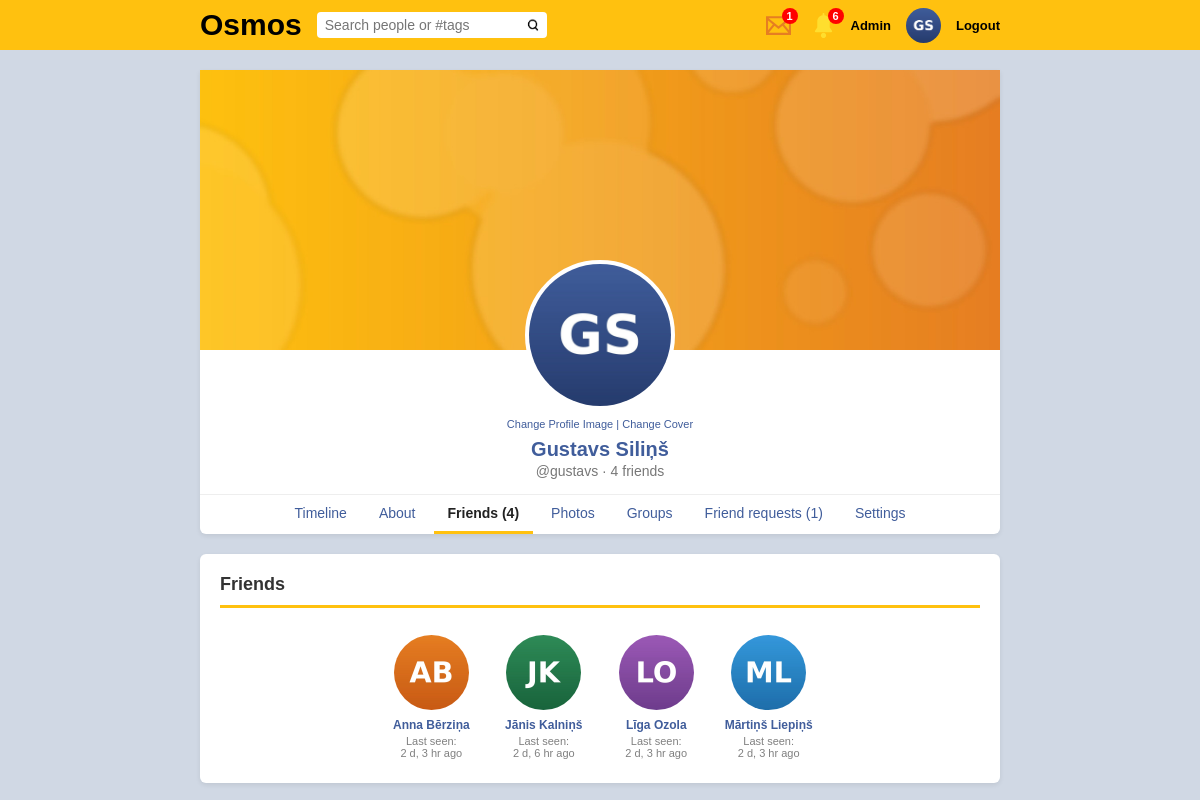
Screenshot of /profile/748617700973442/friends (signed in) with the database file from the repository.
### tables this page shows
CREATE TABLE `users` (
  `id` int(11) NOT NULL AUTO_INCREMENT,
  `userid` bigint(19) NOT NULL,
  `owner` bigint(19) NOT NULL DEFAULT 0,
  `first_name` varchar(50) NOT NULL,
  `last_name` varchar(50) NOT NULL,
  `gender` varchar(6) DEFAULT NULL,
  `type` varchar(10) NOT NULL DEFAULT 'profile',
  `group_type` varchar(8) NOT NULL DEFAULT 'public',
  `privacy` varchar(10) NOT NULL DEFAULT 'public',
  `is_admin` tinyint(1) NOT NULL DEFAULT 0,
  `blocked` tinyint(1) NOT NULL DEFAULT 0,
  `password` varchar(100) NOT NULL,
  `date` timestamp NOT NULL DEFAULT current_timestamp(),
  `profile_image` varchar(1000) DEFAULT '',
  `cover_image` varchar(1000) NOT NULL DEFAULT '',
  `about` varchar(1024) DEFAULT NULL,
  `tag_name` varchar(100) NOT NULL,
  `online` int(11) NOT NULL DEFAULT 0,
  PRIMARY KEY (`id`),
  UNIQUE KEY `userid` (`userid`),
  UNIQUE KEY `tag_name_unique` (`tag_name`),
  KEY `first_name` (`first_name`),
  KEY `last_name` (`last_name`),
  KEY `gender` (`gender`),
  KEY `date` (`date`),
  KEY `tag_name` (`tag_name`),
  KEY `type` (`type`),
  KEY `owner` (`owner`)
);

### user.php (the view, shortened to what the rows shown need)
<?php
$friend_image = avatar_url($FRIEND_ROW);
$friend_link = (($FRIEND_ROW['type'] ?? "") == "group" ? "group/" : "profile/") . $FRIEND_ROW['userid'];
$online = "Last seen: <br> Unknown";
if (isset($FRIEND_ROW['online']) && $FRIEND_ROW['online'] > 0) {
    $online_time = $FRIEND_ROW['online'];
    $current_time = time();
    if (($current_time - $online_time) < (60 * 2)) {
        $online = "<span style='color:green;'>Online</span>";
    } else {
        $online = "Last seen: <br>" . Time::get_time(date("Y-m-d H:i:s", $online_time));
    }
}
?>
<div class="friends">
    <a href="<?php echo ROOT . $friend_link; ?>">
        <img class="friends-img" src="<?php echo ROOT . $friend_image; ?>">
        <?php echo htmlspecialchars(trim($FRIEND_ROW['first_name'] . " " . $FRIEND_ROW['last_name'])); ?>
        <span class="friends-status"><?php echo $online; ?></span>
    </a>
</div>

### profile.php (shortened to what the rows shown need)
<?php
include_once("classes/autoload.php");
$login = new Login();
$USER = $login->check_login($_SESSION['osmos_userid'] ?? 0);
$me = $USER['userid'];
$profile = new Profile();
$profile_data = $profile->get_profile($URL[1]);
$user_data = (is_array($profile_data) && !empty($profile_data)) ? $profile_data[0] : false;
$is_own_profile = is_array($user_data) && $user_data['userid'] == $me;
$section = "default";
if (isset($URL[2]) && !is_numeric($URL[2])) {
    $section = $URL[2];
}
$friends = false;
$image_class = new Image();
$user_class = new User();
$can_view = false;
$friend_count = 0;
$request_count = 0;
if (is_array($user_data)) {
    $can_view = $user_class->can_view_profile($user_data, $me);
    $friend_count = $user_class->count_friends($user_data['userid']);
    if ($is_own_profile) {
        $request_count = $user_class->count_received_requests($me);
    }
    if ($can_view) {
        $friends = $user_class->get_friends($user_data['userid']);
    }
}
$restricted = is_array($user_data) && !$can_view && in_array($section, ["default", "photos", "friends", "groups"]);
?>
<!DOCTYPE html>
<html>
    <head>
    </head>
    <body>
        <?php include("header.php") ?>
        <div class="page">
            <?php if (!is_array($user_data)): ?>
                <div class="card empty-state">
                    <h2 style="color: #405d9b;">That profile was not found!</h2>
                    <a class="btn btn-primary" href="<?php echo ROOT; ?>home">Back to Timeline</a>
                </div>
            <?php else: ?>
            <div class="profile-header">
                <?php
                $cover = "images/cover_image.jpg";
                if (is_image_file($user_data['cover_image'] ?? "")) {
                    $cover = $image_class->get_thumb_cover($user_data['cover_image']);
                }
                ?>
                <img class="cover-image" src="<?php echo ROOT . $cover; ?>">
                <img class="profile-cover-pic" src="<?php echo ROOT . avatar_url($user_data); ?>">
                <?php if ($is_own_profile) : ?>
                    <div class="cover-links">
                        <a href="<?php echo ROOT; ?>change_profile_image/profile">Change Profile Image</a> |
                        <a href="<?php echo ROOT; ?>change_profile_image/cover">Change Cover</a>
                    </div>
                <?php endif; ?>
                <div style="margin-top: 8px;">
                    <a class="profile-name" href="<?php echo ROOT; ?>profile/<?php echo $user_data['userid']; ?>">
                        <?php echo htmlspecialchars($user_data['first_name'] . " " . $user_data['last_name']); ?>
                    </a>
                    <div class="profile-tag">
                        @<?php echo htmlspecialchars($user_data['tag_name'] ?? ''); ?>
                        &middot; <?php echo $friend_count . " friend" . ($friend_count == 1 ? "" : "s"); ?>
                    </div>
                </div>
                <div class="tabs">
                    <?php
                    $tabs = [
                        "default" => "Timeline",
                        "about" => "About",
                        "friends" => "Friends (" . $friend_count . ")",
                        "photos" => "Photos",
                        "groups" => "Groups",
                    ];
                    if ($is_own_profile) {
                        $tabs["requests"] = "Friend requests" . ($request_count > 0 ? " (" . $request_count . ")" : "");
                        $tabs["settings"] = "Settings";
                    }
                    foreach ($tabs as $tab_key => $tab_label) {
                        $tab_url = ROOT . "profile/" . $user_data['userid'] . ($tab_key == "default" ? "" : "/" . $tab_key);
                        $active = ($section == $tab_key) ? " active" : "";
                        echo '<a class="menu-button' . $active . '" href="' . $tab_url . '">' . $tab_label . '</a>';
                    }
                    ?>
                </div>
            </div>
            <?php
            if ($restricted) include("profile_content_private.php");
            elseif ($section == "default") include("profile_content_default.php");
            elseif ($section == "photos") include("profile_content_photos.php");
            elseif ($section == "friends") include("profile_content_friends.php");
            elseif ($section == "requests") include("profile_content_requests.php");
            elseif ($section == "groups") include("profile_content_groups.php");
            elseif ($section == "about") include("profile_content_about.php");
            elseif ($section == "settings") include("profile_content_settings.php");
            ?>
            <?php endif; ?>
        </div>
    </body>
</html>

### header.php (shortened to what the rows shown need)
<?php
$header_user = false;
if (isset($_SESSION['osmos_userid'])) {
    $header_user_class = new User();
    $header_user = $header_user_class->get_user($_SESSION['osmos_userid']);
}
$corner_image = avatar_url($header_user);
$notif_count = check_notifications();
$msg_notif_count = check_messages();
?>
<div id="orange_bar">
    <div style="width: 800px; margin: auto; display: flex; justify-content: space-between; align-items: center; height: 100%;">
        <div style="display: flex; align-items: center; gap: 15px;">
            <?php if (is_array($header_user)): ?>
                <a href="<?php echo ROOT; ?>messages" style="text-decoration: none;" title="Messages">
                    <span style="display: inline-block; position: relative;">
                        <?php if ($msg_notif_count > 0): ?>
                            <div class="header-badge" style="right: -2px;">
                                <?php echo ($msg_notif_count > 99) ? '99+' : $msg_notif_count; ?>
                            </div>
                        <?php endif; ?>
                    </span>
                </a>
                <a href="<?php echo ROOT; ?>notifications" style="text-decoration: none;" title="Notifications">
                    <span style="display: inline-block; position: relative;">
                        <img src="<?php echo ROOT; ?>notif.svg" style="width: 25px; vertical-align: middle;">
                        <?php if ($notif_count > 0): ?>
                            <div class="header-badge" style="right: -8px;">
                                <?php echo ($notif_count > 99) ? '99+' : $notif_count; ?>
                            </div>
                        <?php endif; ?>
                    </span>
                </a>
                <?php if (!empty($header_user['is_admin'])): ?>
                    <a href="<?php echo ROOT; ?>admin" style="font-size: 13px; color: black; text-decoration: none; font-weight: bold;">Admin</a>
                <?php endif; ?>
                <a href="<?php echo ROOT; ?>profile/<?php echo $header_user['userid']; ?>" title="My profile">
                    <img src="<?php echo ROOT . $corner_image; ?>" style="width: 35px; height: 35px; border-radius: 50%; object-fit: cover; vertical-align: middle;">
                </a>
                <a href="<?php echo ROOT; ?>logout" style="font-size: 13px; color: black; text-decoration: none; font-weight: bold;">Logout</a>
            <?php else: ?>
                <a href="<?php echo ROOT; ?>login" style="color: black; text-decoration: none; font-size: 13px; background: white; padding: 5px 12px; border-radius: 4px; font-weight: bold;">Login</a>
            <?php endif; ?>
        </div>
    </div>
</div>

### profile_content_friends.php (shortened to what the rows shown need)
<div class="card" style="margin-top: 20px; text-align: center;">
    <h3 class="card-title text-left">Friends</h3>
    <?php
        if (is_array($friends)) {
            foreach ($friends as $FRIEND_ROW) {
                include("user.php");
            }
        } else {
            echo "<div class='empty-state'>" . ($is_own_profile ? "You have no friends yet. Find people with the search box and send them a friend request." : "No friends were found!") . "</div>";
        }
    ?>
</div>

### rows the page displays
users: profile_image (picture), cover_image (picture), first_name+last_name "Gustavs Siliņš", tag_name "gustavs"
users: profile_image (picture), first_name+last_name "Anna Bērziņa", online "2 d, 3 hr ago"
users: profile_image (picture), first_name+last_name "Jānis Kalniņš", online "2 d, 6 hr ago"
users: profile_image (picture), first_name+last_name "Līga Ozola", online "2 d, 3 hr ago"
users: profile_image (picture), first_name+last_name "Mārtiņš Liepiņš", online "2 d, 3 hr ago"

### other values shown
$msg_notif_count "1"
$notif_count "6"
$friend_count "4"
$tab_label "Timeline"
$tab_label "About"
$tab_label "Friends (4)"
$tab_label "Photos"
$tab_label "Groups"
$tab_label "Friend requests (1)"
$tab_label "Settings"
